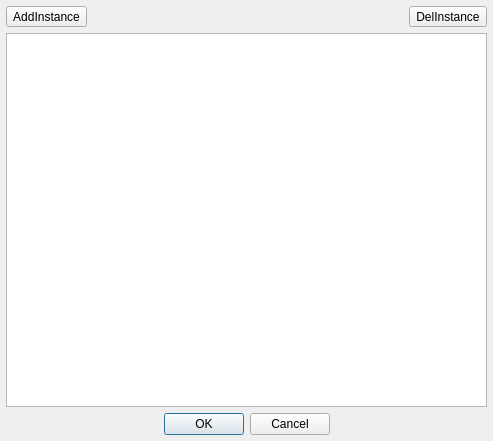
<?xml version="1.0" encoding="UTF-8"?>
<ui version="4.0">
 <class>ArtifactEditClass</class>
 <widget class="QDialog" name="ArtifactEditClass">
  <property name="geometry">
   <rect>
    <x>0</x>
    <y>0</y>
    <width>493</width>
    <height>441</height>
   </rect>
  </property>
  <property name="windowTitle">
   <string>ArtifactEdit</string>
  </property>
  <property name="locale">
   <locale language="English" country="UnitedStates"/>
  </property>
  <property name="modal">
   <bool>true</bool>
  </property>
  <layout class="QGridLayout" name="gridLayout">
   <property name="margin">
    <number>6</number>
   </property>
   <item row="0" column="0">
    <widget class="QToolButton" name="addInstanceToolButton">
     <property name="text">
      <string>AddInstance</string>
     </property>
    </widget>
   </item>
   <item row="0" column="2">
    <widget class="QToolButton" name="delInstanceToolButton">
     <property name="text">
      <string>DelInstance</string>
     </property>
    </widget>
   </item>
   <item row="1" column="0" colspan="3">
    <widget class="QTreeView" name="treeView">
     <property name="editTriggers">
      <set>QAbstractItemView::DoubleClicked</set>
     </property>
     <property name="selectionMode">
      <enum>QAbstractItemView::SingleSelection</enum>
     </property>
    </widget>
   </item>
   <item row="0" column="1">
    <spacer name="horizontalSpacer">
     <property name="orientation">
      <enum>Qt::Horizontal</enum>
     </property>
     <property name="sizeHint" stdset="0">
      <size>
       <width>40</width>
       <height>20</height>
      </size>
     </property>
    </spacer>
   </item>
   <item row="2" column="0" colspan="3">
    <widget class="QDialogButtonBox" name="buttonBox">
     <property name="standardButtons">
      <set>QDialogButtonBox::Cancel|QDialogButtonBox::Ok</set>
     </property>
     <property name="centerButtons">
      <bool>true</bool>
     </property>
    </widget>
   </item>
  </layout>
 </widget>
 <layoutdefault spacing="6" margin="11"/>
 <resources/>
 <connections>
  <connection>
   <sender>addInstanceToolButton</sender>
   <signal>clicked()</signal>
   <receiver>ArtifactEditClass</receiver>
   <slot>actAddInstance()</slot>
   <hints>
    <hint type="sourcelabel">
     <x>42</x>
     <y>15</y>
    </hint>
    <hint type="destinationlabel">
     <x>246</x>
     <y>220</y>
    </hint>
   </hints>
  </connection>
  <connection>
   <sender>delInstanceToolButton</sender>
   <signal>clicked()</signal>
   <receiver>ArtifactEditClass</receiver>
   <slot>actDelInstance()</slot>
   <hints>
    <hint type="sourcelabel">
     <x>451</x>
     <y>15</y>
    </hint>
    <hint type="destinationlabel">
     <x>246</x>
     <y>220</y>
    </hint>
   </hints>
  </connection>
  <connection>
   <sender>buttonBox</sender>
   <signal>accepted()</signal>
   <receiver>ArtifactEditClass</receiver>
   <slot>accept()</slot>
   <hints>
    <hint type="sourcelabel">
     <x>246</x>
     <y>423</y>
    </hint>
    <hint type="destinationlabel">
     <x>246</x>
     <y>220</y>
    </hint>
   </hints>
  </connection>
  <connection>
   <sender>buttonBox</sender>
   <signal>rejected()</signal>
   <receiver>ArtifactEditClass</receiver>
   <slot>reject()</slot>
   <hints>
    <hint type="sourcelabel">
     <x>246</x>
     <y>423</y>
    </hint>
    <hint type="destinationlabel">
     <x>246</x>
     <y>220</y>
    </hint>
   </hints>
  </connection>
 </connections>
 <slots>
  <slot>actAddInstance()</slot>
  <slot>actDelInstance()</slot>
 </slots>
</ui>
